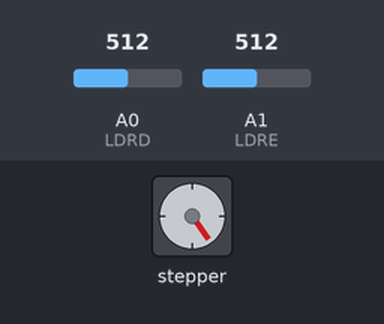
Bench run of a sketch on a simulated Arduino Uno, built with avr-gcc and run on an emulated ATmega328P. On the bench: stepper motor. The test bench sets the inputs (shaded band); at power-on: A0 (LDRD) = 512, A1 (LDRE) = 512. Stepper angles assume 512 steps per turn.

Above: at 1.2 s.
1.3 s: A0 (LDRD) set to 716
At 1.65 s:
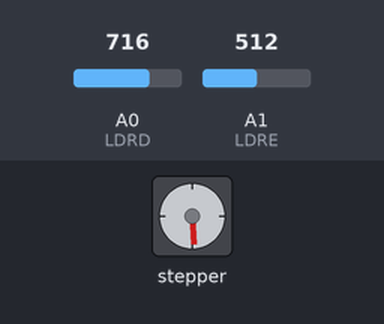
4.3 s: A1 (LDRE) set to 716
At 5.26 s:
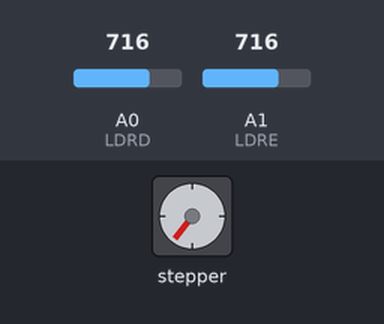
Timing chart, 0 to 19.3 s (numbered marks = the images above; inputs shaded):
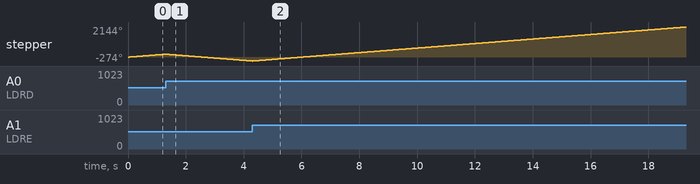

The sketch:

Girassol.ino
```cpp
#include <Stepper.h>			//Chama a biblioteca externa do motor de step

const int  PPR = 512;
Stepper flor( PPR, 8, 10, 9, 11);

	//Total de passos por rotacao
const int  LDRD = A0;
const int  LDRE = A1;

 int  leituraD = 0;
int  leituraE = 0;

void setup(){
	flor.setSpeed(60);

}

void loop(){
	leituraD = analogRead(LDRD);
	leituraE = analogRead(LDRE);
	if( leituraD > leituraE){
		flor.step(-1);
		delay(2);
	}else{
		flor.step(1);
		delay(2);
	}
}
```
